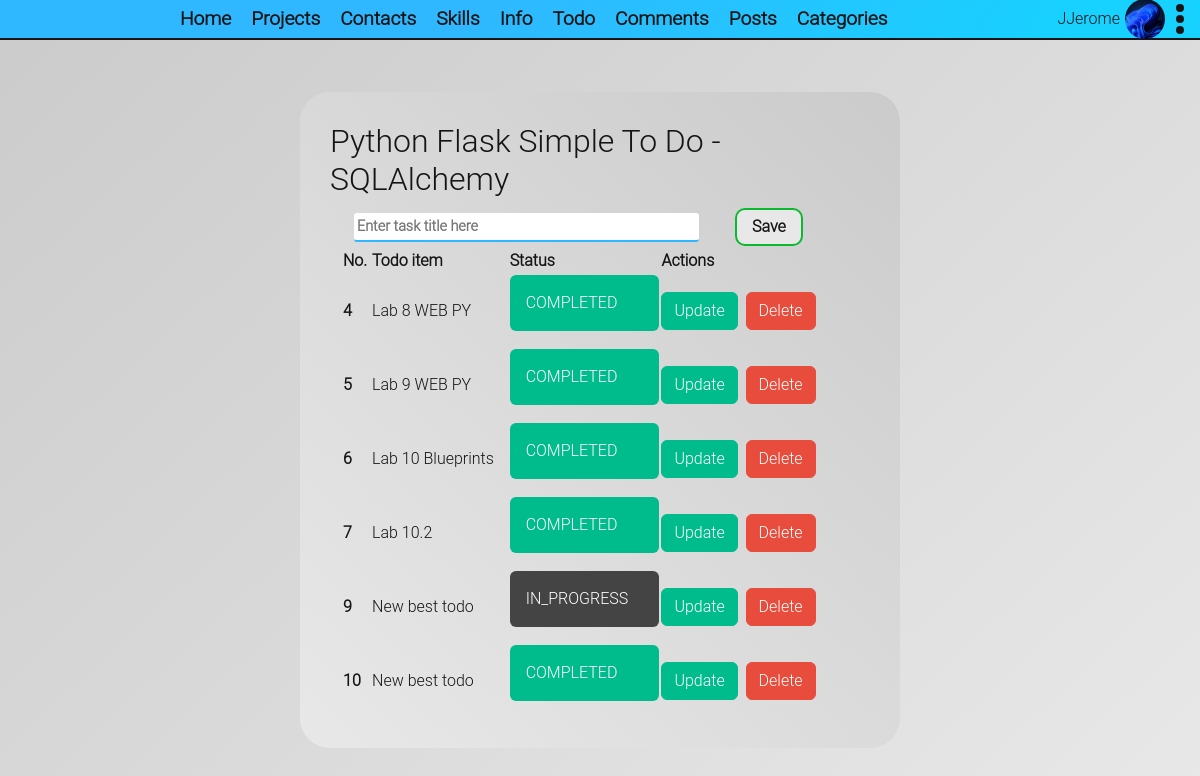
The app's page /todo/todo (signed in), older data.
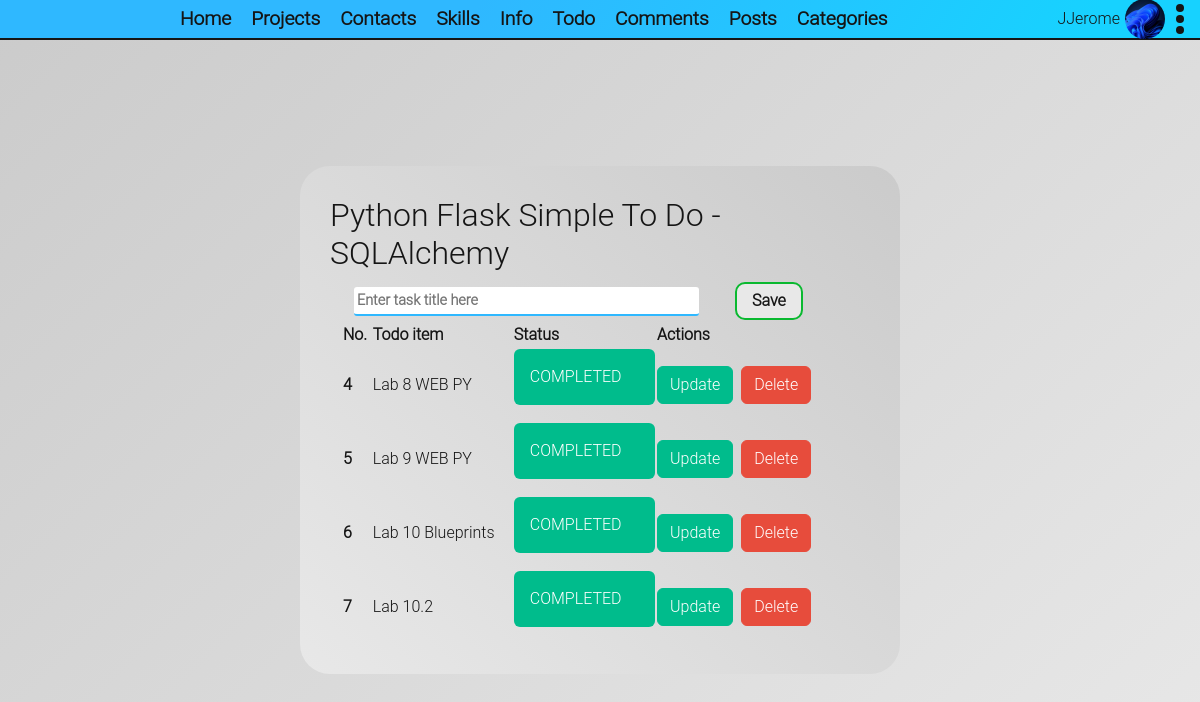
The same page, newer data.
### app/authentication/entitys.py (models this page shows, shortened)
class AuthUser(db.Model, UserMixin):
    id = db.Column(db.Integer, primary_key=True)
    email = db.Column(db.String(35), unique=True, nullable=False)
    username = db.Column(db.String(30), unique=True, nullable=False)
    password_hash = db.Column(db.String(60), unique=False, nullable=False)
    avatar_image = db.Column(db.String(30), nullable=True, default=config.AVATAR_DEFAULT)
    about_me = db.Column(db.String(500), nullable=True, default="")
    last_seen = db.Column(db.DateTime, nullable=True, default=datetime.datetime.now().replace(microsecond=0))
    @property
    def password(self):
        raise AttributeError("password is not a readable attribute")
    @staticmethod
    @login_manager.user_loader
    def user_loader(user_id: int):
        return AuthUser.query.get(user_id)

### app/todo/entitys.py (models this page shows, shortened)
class ToDo(db.Model):
    id = db.Column(db.Integer, primary_key=True)
    title = db.Column(db.String(100))
    completed = db.Column(db.Boolean)
    status = db.Column(db.String(20))
    class Status:
        COMPLETED = "COMPLETED"
        IN_PROGRESS = "IN_PROGRESS"

### app/todo/views.py (the view)
@todo_bp.route('/todo', methods=["GET"])
@login_required
def todo_page():
    return base_render("todo-page.html", todo_list=ToDo.query.all(), todo_form=ToDoForm())

### app/todo/forms.py
class ToDoForm(FlaskForm):
    title = StringField("", validators=[DataRequired(message="This field is required.")])
    submit = SubmitField("Save")

### app/common_logic.py (called while the page is built)
def base_render(template: str, **context):
    return render_template(template, about_os=platform.platform(), user_agent_info=request.user_agent.string, **context)

### app/todo/templates/todo/todo-page.html (shortened to what this page needs)
{% extends 'portfolio-base.html' %}
{% block links %}
    <link rel="stylesheet" type="text/css" href="{{ url_for('todo.static', filename='css/todo-page.css') }}">
{% endblock %}
{% set status_style_class = {
"COMPLETED": "alert-success",
"IN_PROGRESS": "alert-secondary"
} %}
{% from "render-filed.html" import render_field %}
{% block content %}
    <div class="main-wrapper">
        <main class="main container w-50">
            <div class="row">
                <h3>Python Flask Simple To Do - SQLAlchemy</h3>
            </div>
            <div class="row container">
                <form
                        class="row todo-add-part d-flex flex-row align-items-center"
                        action="{{ url_for("todo.add_todo") }}"
                        METHOD="post"
                        novalidate
                >
                    {{ render_field(todo_form.title, class="default-input", placeholder="Enter task title here") }}
                    {{ todo_form.submit(class="default-submit w-auto mx-4") }}
                </form>
                <div class="row todo-table">
                    <table>
                        <thead>
                        <tr>
                            <th scope="col">No.</th>
                            <th scope="col">Todo item</th>
                            <th scope="col">Status</th>
                            <th scope="col">Actions</th>
                        </tr>
                        </thead>
                        <tbody>
                        {% for todo in todo_list %}
                            <tr>
                                <th scope="row">{{ todo.id }}</th>
                                <td>{{ todo.title }}</td>
                                <td>
                                    <div class="alert {{ status_style_class[todo.status] }}" role="alert">
                                        {{ todo.status }}
                                    </div>
                                </td>
                                <td>
                                    <a href="{{ url_for("todo.update_todo", id=todo.id) }}" class="btn btn-success">Update</a>
                                    <a href="{{ url_for("todo.delete_todo", id=todo.id) }}" class="btn btn-danger ms-1">Delete</a>
                                </td>
                            </tr>
                        {% endfor %}
                        </tbody>
                    </table>
                </div>
            </div>
        </main>
    </div>
{% endblock %}

### app/templates/portfolio-base.html (shortened to what this page needs)
<!doctype html>
<html lang="en">
<head>
    <link rel="stylesheet" href="https://cdn.jsdelivr.net/npm/bootswatch@5.3.2/dist/darkly/bootstrap.min.css"
>
    <link rel="stylesheet" type="text/css" href="{{ url_for('static', filename='css/styles.css') }}">
    {% block links %}
    {% endblock %}
</head>
<body class="bg-white-gradient">
<header class="bg-blue-gradient">
    {% include "base-navigation.html" %}
    <div class="right-side">
        {% include "user_details_header.html" %}
    </div>
</header>
{% block content -%}
{% endblock %}
</body>
</html>

### app/templates/render-filed.html (shortened to what this page needs)
{% macro render_field(field) %}
    {% if field.type == 'BooleanField' %}
        <div class="d-flex flex-row justify-content-center align-items-center form-field-row">
            {% if field.label is defined and field.label.text %}
                <dt class="w-100 d-flex flex-row justify-content-center align-items-center">{{ field.label(class="control-label") }}
            {% endif %}
            {{ field(class="default-input mx-4", tabindex=1, **kwargs) | safe }}
        </div>
    {% else %}
        <div class="form-field-row">
            {{ field(class="default-input", tabindex=1, **kwargs) | safe }}
        </div>
    {% endif %}
{% endmacro %}

### app/templates/base-navigation.html
{% set navs = {
"Home": url_for('common.portfolio_main'),
"Projects": url_for('common.portfolio_projects'),
"Contacts": url_for('common.portfolio_contacts'),
"Skills": url_for('common.portfolio_skills'),
"Info": url_for('common.info'),
"Todo": url_for('todo.todo_page'),
"Comments": url_for('common.comments_page'),
"Posts": url_for('posts.all_posts'),
"Categories": url_for('posts.categories')
} %}
<nav class="navigation">
    <ul class="nav-pages" id="navPages">
        {% for label, nav in navs.items() %}
            <li><a href="{{ nav }}">{{ label }}</a></li>
        {% endfor %}
    </ul>
</nav>

### app/templates/user_details_header.html (shortened to what this page needs)
{% block links %}
    <link rel="stylesheet" type="text/css" href="{{ url_for('static', filename='css/user_details_header.css') }}">
{% endblock %}
{% if not current_user.is_authenticated %}
    <div class="">
        <a href="{{ url_for("auth.login") }}">Sign-in</a>
        <a href="{{ url_for("auth.sign_up") }}">Sign-up</a>
    </div>
{% else %}
    <div class="d-flex flex-row align-items-center justify-content-center">
        <div>
            {{ current_user.username }}
        </div>
        <div class="user-details-avatar"
                style="background-image: url('{{ url_for('static', filename='users-avatars/' + current_user.avatar_image) }}')"
        >
        </div>
        <div class="nav-item dropdown">
            <a class="dropdown-toggle show user-details"
               data-bs-toggle="dropdown"
               role="button"
               aria-haspopup="true"
               aria-expanded="true"
            >
                <span></span>
                <span></span>
                <span></span>
            </a>
        </div>
    </div>
{% endif %}

### app/static/css/styles.css (style rules this page uses)
* { --white-color: #e8e8e8; --white-second-color: #cbcbcb; --black-color: #151515; --semi-black-color: #1515157F; --blue-color: #2FB8FFFF; --blue-second-color: #17D2FFFF; --grean-color: #0ab930; --grean-second-color: #2ac44d; --select-color: #ffe700; --select-hover-color: #ffe700; --white-gradient: linear-gradient(317deg, var(--white-color), var(--white-second-color)); --white-gradient-revers: linear-gradient(-317deg, var(--white-color), var(--white-second-color)); --blue-gradient: linear-gradient(123deg, var(--blue-color) 39.22%, var(--blue-second-color) 90.31%); --purple-gradient: linear-gradient(123deg, rgb(115, 33, 255) 39.22%, rgb(139, 84, 229) 90.31%); --light-purple-gradient: linear-gradient(123deg, rgb(139, 84, 229) 39.22%, rgb(169, 124, 245) 90.31%); font-family: "Roboto Light", sans-serif; color: var(--black-color); }
a { color: var(--black-color); }
div, ul, body { padding: 0; margin: 0; }
body { display: flex; flex-direction: column; min-height: 100vh; }
.bg-white-gradient { background: var(--white-gradient); }
.bg-blue-gradient { background: var(--blue-gradient); }
header { display: flex; align-items: center; justify-content: space-between; border-bottom: 2px solid var(--black-color); height: 40px; padding: 0 10px; }
.navigation { display: flex; flex-direction: row; justify-content: space-evenly; align-items: center; height: 40px; }
.nav-pages { list-style: none; display: flex; flex-direction: row; justify-content: space-between; align-content: center; width: 100%; height: 100%; }
.nav-pages li { display: flex; align-items: center; }
.nav-pages li a { font-size: 1.2rem; font-weight: 700; text-decoration: none; padding: 10px; transition: ease .2s; }
.default-input { width: 100%; margin: 3px 0; padding: 3px; border-radius: 3px; border: none; border-bottom: 2px solid var(--blue-color); font-size: .9rem; font-weight: 600; outline: none; transition: ease .15s; }
.default-submit { display: flex; box-sizing: border-box; margin: 2px; padding: 5px 15px; border-radius: 10px; font-size: 1rem; font-weight: 600; border: 2px solid var(--grean-color); background: var(--white-color); transition: ease .1s; }

### app/todo/static/css/todo-page.css (style rules this page uses)
.main-wrapper { display: flex; flex: 1; flex-direction: column; align-items: center; justify-content: center; width: 100%; height: 100%; }
.main-wrapper .main { display: flex; flex-direction: column; justify-content: center; align-items: center; border-radius: 30px; padding: 30px; background: var(--white-gradient-revers); }
.form-field-row { width: 75%; }

### app/static/css/user_details_header.css (style rules this page uses)
.dropdown-toggle::after { content: none;!important; }
.user-details { display: flex; flex-direction: column; justify-content: space-between; align-items: center; height: 30px; width: 10px; margin: 0 5px; }
.user-details span { display: block; width: 8px; height: 8px; border-radius: 100%; background: var(--black-color); }
.user-details-avatar { margin: 5px; width: 40px; height: 40px; border-radius: 100%; background-position: center; background-size: cover;!important; }

Row changes from the older to the newer data that the page shows:
removed ToDo: id "9", title "New best todo", status "IN_PROGRESS"
removed ToDo: id "10", title "New best todo", status "COMPLETED"
